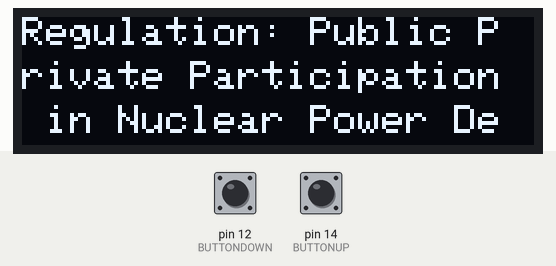
A sketch run on a simulated Arduino Uno, built with avr-gcc and run on an emulated ATmega328P. Shown: 128×32 one-colour display. Inputs (shaded band) come from the test bench; at power-on: pin 12 (BUTTONDOWN) HIGH, pin 14 (BUTTONUP) HIGH. The display library's start-up logo is not drawn; what the sketch prints to the serial monitor is not drawn.

Above: at 2.2 s.
2.3 s: pin 12 (BUTTONDOWN) pulled LOW for 1 s
At 4.4 s:
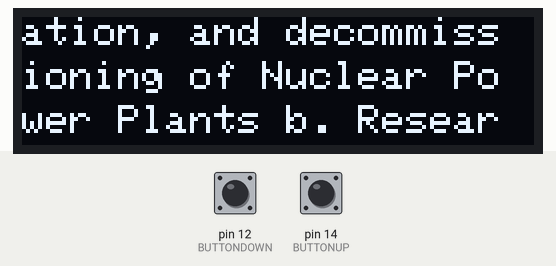
4.8 s: pin 12 (BUTTONDOWN) pulled LOW for 0.15 s
At 5.3 s:
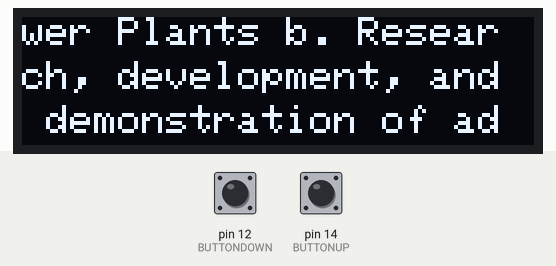
6.4 s: pin 14 (BUTTONUP) pulled LOW for 1 s
At 7.8 s:
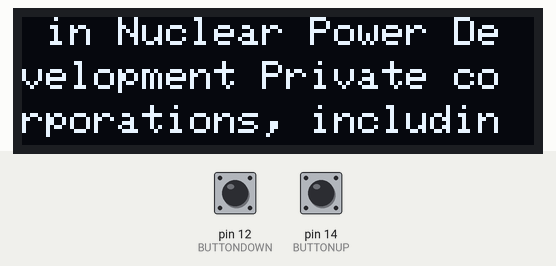
8.9 s: pin 12 (BUTTONDOWN) pulled LOW for 3.2 s
At 12.9 s:
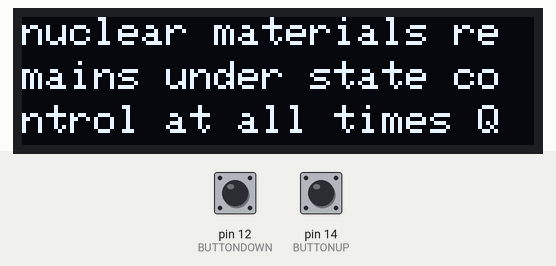
13.6 s: pin 12 (BUTTONDOWN) pulled LOW for 1 s
At 15.4 s:
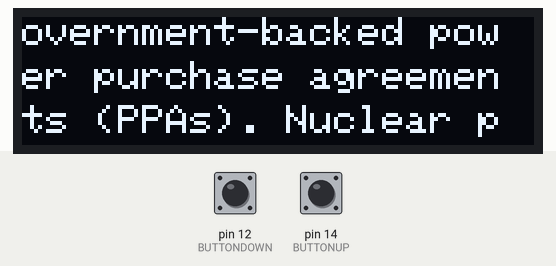
16.1 s: pin 14 (BUTTONUP) pulled LOW for 0.15 s
At 17.2 s:
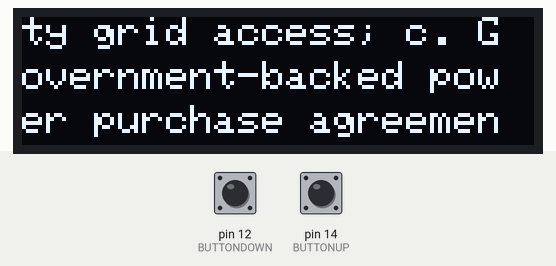
Timing chart, 0 to 18.7 s (numbered marks = the images above; inputs shaded):
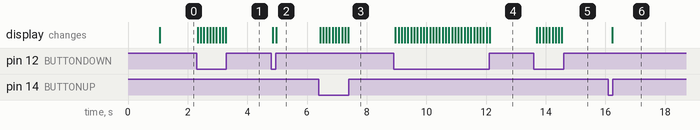

The sketch:

e-reader_esp8266.ino
```cpp
#include <SPI.h>
#include <Wire.h>
#include <Adafruit_GFX.h>
#include <Adafruit_SSD1306.h>
#include <string.h>

#define SCREEN_WIDTH 128
#define SCREEN_HEIGHT 32
#define SCREEN_ADDRESS 0x3C // find the correct address later
#define RESET_PIN -1 // idk why either, maybe if the OLED doesnt have a reset pin

#define BUTTONDOWN 12 // button that is for "down"
#define BUTTONUP 14 // button that is for "up"

Adafruit_SSD1306 display(SCREEN_WIDTH, SCREEN_HEIGHT, &Wire, RESET_PIN);

char longText[] = "Regulation: Public Private Participation in Nuclear Power Development Private corporations, including domestic and foreign-owned companies, may participate in: a. Design, construction, financing, operation, and decommissioning of Nuclear Power Plants b. Research, development, and demonstration of advanced reactor technologies. Foreign entities shall operate through a locally incorporated special-purpose company registered in Indonesia. Nuclear Power Plants may be developed under Public–Private Partnership schemes, including: a. Build–Own–Operate (BOO) b. Build–Operate–Transfer (BOT) c. Joint venture with state-owned enterprises. Ownership of nuclear materials remains under state control at all times Qualified private nuclear projects may receive: a. Tax holidays and import-duty exemptions; b. Priority grid access; c. Government-backed power purchase agreements (PPAs). Nuclear power shall be recognized as a strategic clean energy investment. ";
int textCursor = 0;
const int textGrabLength = 20;
const int bufferSize = textGrabLength + 1;
int longTextLength = strlen(longText);

char textBuffer[bufferSize];

char line1[bufferSize];
char line2[bufferSize];
char line3[bufferSize];

void initializeText();
void nextText();
void previousText();
void updateTextUp();
void updateTextDown();

// Debouncing logic
unsigned long lastPrintTime = 0;
const long printInterval = 100;

void setup() {
  // put your setup code here, to run once:
  Serial.begin(9600);
  if (!display.begin(SSD1306_SWITCHCAPVCC, SCREEN_ADDRESS)) {
    Serial.println(F("SSD1306 allocation failed"));
    for(;;);
  }

  // loading text buffer
  display.display();
  delay(1000);
  display.clearDisplay();

  // Fonts etc
  display.setCursor(0, 0);
  display.setTextColor(SSD1306_WHITE, SSD1306_BLACK);
  display.setTextSize(1);
  display.setTextWrap(true);

  // Button Pins
  pinMode(BUTTONDOWN, INPUT_PULLUP);
  pinMode(BUTTONUP, INPUT_PULLUP);

  // Text Logic
  initializeText();
}

void loop() {
  // Button Logic
  int buttonUpState = digitalRead(BUTTONUP);
  int buttonDownState = digitalRead(BUTTONDOWN);

  if (millis() - lastPrintTime >= printInterval){
    if (buttonDownState == LOW){
      if (textCursor <= longTextLength){
        nextText();
        updateTextDown();
      }
      Serial.println("DOWN button pressed!");
    }
    else if (buttonUpState == LOW){
      if ((textCursor > textGrabLength * 3)){
        previousText();
        updateTextUp();
      }
      Serial.println("UP button pressed!");
    }
    lastPrintTime = millis();
  }


  display.clearDisplay();
  printText();
  display.display();
}

// using functions

void initializeText(void){
  nextText();
  strncpy(line1, textBuffer, textGrabLength);
  nextText();
  strncpy(line2, textBuffer, textGrabLength);
  nextText();
  strncpy(line3, textBuffer, textGrabLength);

  // clear the buffer
  Serial.print("Text buffer after intialization:" );
  Serial.println(textBuffer);
}

void nextText(void){
  for (int i = 0; i < textGrabLength; i++){
    textBuffer[i] = longText[textCursor+i];
  }
  textCursor = textCursor + textGrabLength;
}

void previousText(void){
  for (int i = 0; i < textGrabLength; i++){
    textBuffer[i] = longText[textCursor-(4*textGrabLength)+i];
  }
  textCursor = textCursor - textGrabLength;
}

void updateTextDown(void){
  strncpy(line1, line2, textGrabLength);
  strncpy(line2, line3, textGrabLength);
  strncpy(line3, textBuffer, textGrabLength);
}

void updateTextUp(void){
  strncpy(line3, line2, textGrabLength);
  strncpy(line2, line1, textGrabLength);
  strncpy(line1, textBuffer, textGrabLength);
}


void printText(void){
  display.setCursor(0, 0);
  display.write(line1);
  // Serial.println(line1);

  display.setCursor(0, 11);
  display.write(line2);
  // Serial.println(line2);

  display.setCursor(0, 22);
  display.write(line3);
  // Serial.println(line3);
}
```

Measured:
- after the input at 2.3 s, the display: first changes at once (image 1 shows a later state)
- after the input at 4.8 s, the display: first changes after 0.06 s (image 2 shows a later state)
- after the input at 6.4 s, the display: first changes at once (image 3 shows a later state)
- after the input at 8.9 s, the display: first changes after 0.06 s (image 4 shows a later state)
- after the input at 13.6 s, the display: first changes after 0.10 s (image 5 shows a later state)
- after the input at 16.1 s, the display: changes after 0.12 s (image 6)
